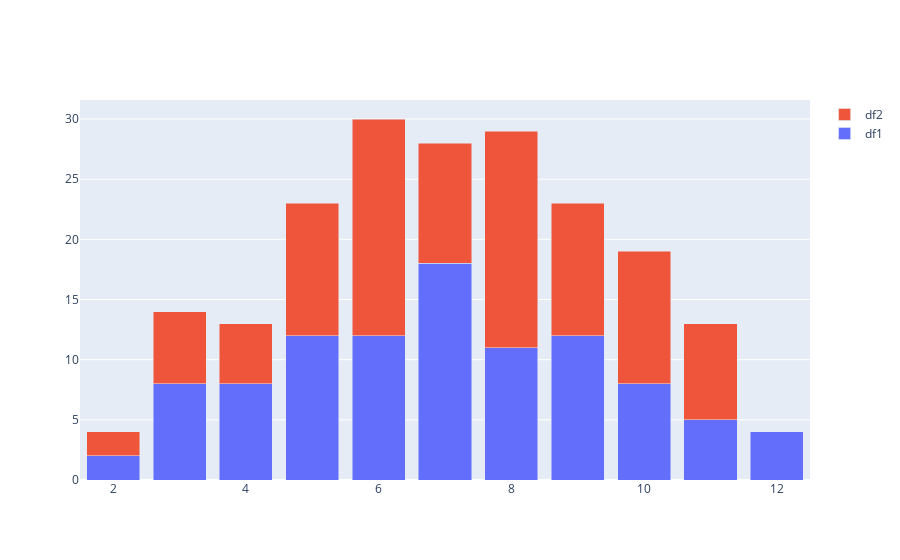

This figure's notebook cell:
### Markdown cell above
Так же при отображении гистограмм 2 наборов данных есть полезный аргумент для слоя — barmode='stack'.

Он позволяет объединять столбцы в общие колонки. Это полезно, если мы представляем наши данные, как единую серию экспериментов, т.е. мы бросили 100 раз кубики, потом ещё 100 раз и хотим узнать что вышло в итоге, сколько всё-таки каких исходов.

### Code cell
fig = go.Figure()
fig.add_trace(go.Bar(x = labels, y = values_1, name = 'df1'))
fig.add_trace(go.Bar(x = labels, y = values_2, name = 'df2'))
fig.update_layout(barmode = 'stack')
fig.show()

### Figure 1 — Plotly figure (JSON) as saved in the notebook; plotly's stock layout.template omitted (floating-point values rounded to 4 significant figures)
{"data": [{"name": "df1", "type": "bar", "x": [2, 3, 4, 5, 6, 7, 8, 9, 10, 11, 12], "y": [2, 8, 8, 12, 12, 18, 11, 12, 8, 5, 4]}, {"name": "df2", "type": "bar", "x": [2, 3, 4, 5, 6, 7, 8, 9, 10, 11, 12], "y": [2, 6, 5, 11, 18, 10, 18, 11, 11, 8, 0]}], "layout": {"barmode": "stack"}}
